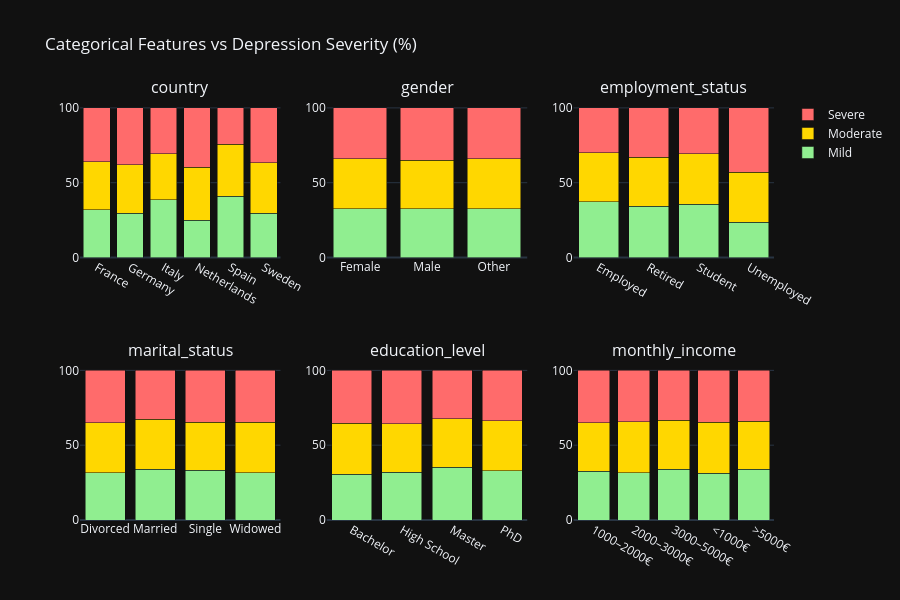

Notebook code for this chart:
### Code cell
import plotly.express as px

# Visualize top categorical features vs depression severity
cat_cols_to_plot = [col for col in categorical_cols if col not in ['id', 'depression_severity']][:6]

fig = make_subplots(rows=2, cols=3,
    subplot_titles=cat_cols_to_plot)

severity_colors = {'Mild': '#90EE90', 'Moderate': '#FFD700', 'Severe': '#FF6B6B'}
severity_order = ['Mild', 'Moderate', 'Severe']

for idx, col in enumerate(cat_cols_to_plot):
    row, col_pos = divmod(idx, 3)
    cross = pd.crosstab(df[col], df['depression_severity'], normalize='index') * 100
    for sev in severity_order:
        if sev in cross.columns:
            fig.add_trace(go.Bar(
                name=sev,
                x=cross.index.astype(str),
                y=cross[sev],
                marker_color=severity_colors[sev],
                showlegend=(idx == 0),
                hovertemplate=f'%{{x}}<br>{sev}: %{{y:.1f}}%<extra></extra>'
            ), row=row+1, col=col_pos+1)

fig.update_layout(
    barmode='stack',
    title='Categorical Features vs Depression Severity (%)',
    height=600,
    template=DARK_TEMPLATE
)
fig.show()

### Figure 1 — Plotly figure (JSON) as saved in the notebook; plotly's stock layout.template omitted (floating-point values rounded to 4 significant figures)
{"data": [{"hovertemplate": "%{x}<br>Mild: %{y:.1f}%<extra></extra>", "marker": {"color": "#90EE90"}, "name": "Mild", "showlegend": true, "type": "bar", "x": ["France", "Germany", "Italy", "Netherlands", "Spain", "Sweden"], "xaxis": "x", "y": [32.04, 29.41, 38.45, 24.82, 40.94, 29.68], "yaxis": "y"}, {"hovertemplate": "%{x}<br>Moderate: %{y:.1f}%<extra></extra>", "marker": {"color": "#FFD700"}, "name": "Moderate", "showlegend": true, "type": "bar", "x": ["France", "Germany", "Italy", "Netherlands", "Spain", "Sweden"], "xaxis": "x", "y": [31.8, 32.41, 30.84, 35.39, 34.63, 33.62], "yaxis": "y"}, {"hovertemplate": "%{x}<br>Severe: %{y:.1f}%<extra></extra>", "marker": {"color": "#FF6B6B"}, "name": "Severe", "showlegend": true, "type": "bar", "x": ["France", "Germany", "Italy", "Netherlands", "Spain", "Sweden"], "xaxis": "x", "y": [36.15, 38.18, 30.71, 39.79, 24.43, 36.7], "yaxis": "y"}, {"hovertemplate": "%{x}<br>Mild: %{y:.1f}%<extra></extra>", "marker": {"color": "#90EE90"}, "name": "Mild", "showlegend": false, "type": "bar", "x": ["Female", "Male", "Other"], "xaxis": "x2", "y": [32.53, 32.72, 32.54], "yaxis": "y2"}, {"hovertemplate": "%{x}<br>Moderate: %{y:.1f}%<extra></extra>", "marker": {"color": "#FFD700"}, "name": "Moderate", "showlegend": false, "type": "bar", "x": ["Female", "Male", "Other"], "xaxis": "x2", "y": [33.52, 32.43, 33.49], "yaxis": "y2"}, {"hovertemplate": "%{x}<br>Severe: %{y:.1f}%<extra></extra>", "marker": {"color": "#FF6B6B"}, "name": "Severe", "showlegend": false, "type": "bar", "x": ["Female", "Male", "Other"], "xaxis": "x2", "y": [33.95, 34.85, 33.97], "yaxis": "y2"}, {"hovertemplate": "%{x}<br>Mild: %{y:.1f}%<extra></extra>", "marker": {"color": "#90EE90"}, "name": "Mild", "showlegend": false, "type": "bar", "x": ["Employed", "Retired", "Student", "Unemployed"], "xaxis": "x3", "y": [37.22, 34.39, 35.46, 23.69], "yaxis": "y3"}, {"hovertemplate": "%{x}<br>Moderate: %{y:.1f}%<extra></extra>", "marker": {"color": "#FFD700"}, "name": "Moderate", "showlegend": false, "type": "bar", "x": ["Employed", "Retired", "Student", "Unemployed"], "xaxis": "x3", "y": [32.7, 32.57, 34.0, 33.28], "yaxis": "y3"}, {"hovertemplate": "%{x}<br>Severe: %{y:.1f}%<extra></extra>", "marker": {"color": "#FF6B6B"}, "name": "Severe", "showlegend": false, "type": "bar", "x": ["Employed", "Retired", "Student", "Unemployed"], "xaxis": "x3", "y": [30.07, 33.04, 30.54, 43.02], "yaxis": "y3"}, {"hovertemplate": "%{x}<br>Mild: %{y:.1f}%<extra></extra>", "marker": {"color": "#90EE90"}, "name": "Mild", "showlegend": false, "type": "bar", "x": ["Divorced", "Married", "Single", "Widowed"], "xaxis": "x4", "y": [31.58, 33.98, 33.14, 31.73], "yaxis": "y4"}, {"hovertemplate": "%{x}<br>Moderate: %{y:.1f}%<extra></extra>", "marker": {"color": "#FFD700"}, "name": "Moderate", "showlegend": false, "type": "bar", "x": ["Divorced", "Married", "Single", "Widowed"], "xaxis": "x4", "y": [33.28, 33.33, 32.33, 33.59], "yaxis": "y4"}, {"hovertemplate": "%{x}<br>Severe: %{y:.1f}%<extra></extra>", "marker": {"color": "#FF6B6B"}, "name": "Severe", "showlegend": false, "type": "bar", "x": ["Divorced", "Married", "Single", "Widowed"], "xaxis": "x4", "y": [35.14, 32.69, 34.52, 34.67], "yaxis": "y4"}, {"hovertemplate": "%{x}<br>Mild: %{y:.1f}%<extra></extra>", "marker": {"color": "#90EE90"}, "name": "Mild", "showlegend": false, "type": "bar", "x": ["Bachelor", "High School", "Master", "PhD"], "xaxis": "x5", "y": [30.55, 31.77, 35.21, 32.96], "yaxis": "y5"}, {"hovertemplate": "%{x}<br>Moderate: %{y:.1f}%<extra></extra>", "marker": {"color": "#FFD700"}, "name": "Moderate", "showlegend": false, "type": "bar", "x": ["Bachelor", "High School", "Master", "PhD"], "xaxis": "x5", "y": [34.19, 32.59, 32.56, 33.28], "yaxis": "y5"}, {"hovertemplate": "%{x}<br>Severe: %{y:.1f}%<extra></extra>", "marker": {"color": "#FF6B6B"}, "name": "Severe", "showlegend": false, "type": "bar", "x": ["Bachelor", "High School", "Master", "PhD"], "xaxis": "x5", "y": [35.26, 35.63, 32.23, 33.77], "yaxis": "y5"}, {"hovertemplate": "%{x}<br>Mild: %{y:.1f}%<extra></extra>", "marker": {"color": "#90EE90"}, "name": "Mild", "showlegend": false, "type": "bar", "x": ["1000–2000€", "2000–3000€", "3000–5000€", "<1000€", ">5000€"], "xaxis": "x6", "y": [32.53, 31.48, 33.78, 31.34, 34.02], "yaxis": "y6"}, {"hovertemplate": "%{x}<br>Moderate: %{y:.1f}%<extra></extra>", "marker": {"color": "#FFD700"}, "name": "Moderate", "showlegend": false, "type": "bar", "x": ["1000–2000€", "2000–3000€", "3000–5000€", "<1000€", ">5000€"], "xaxis": "x6", "y": [32.33, 34.21, 32.96, 34.05, 32.07], "yaxis": "y6"}, {"hovertemplate": "%{x}<br>Severe: %{y:.1f}%<extra></extra>", "marker": {"color": "#FF6B6B"}, "name": "Severe", "showlegend": false, "type": "bar", "x": ["1000–2000€", "2000–3000€", "3000–5000€", "<1000€", ">5000€"], "xaxis": "x6", "y": [35.15, 34.31, 33.26, 34.61, 33.91], "yaxis": "y6"}], "layout": {"annotations": [{"font": {"size": 16}, "showarrow": false, "text": "country", "x": 0.1444, "xanchor": "center", "xref": "paper", "y": 1, "yanchor": "bottom", "yref": "paper"}, {"font": {"size": 16}, "showarrow": false, "text": "gender", "x": 0.5, "xanchor": "center", "xref": "paper", "y": 1, "yanchor": "bottom", "yref": "paper"}, {"font": {"size": 16}, "showarrow": false, "text": "employment_status", "x": 0.8556, "xanchor": "center", "xref": "paper", "y": 1, "yanchor": "bottom", "yref": "paper"}, {"font": {"size": 16}, "showarrow": false, "text": "marital_status", "x": 0.1444, "xanchor": "center", "xref": "paper", "y": 0.375, "yanchor": "bottom", "yref": "paper"}, {"font": {"size": 16}, "showarrow": false, "text": "education_level", "x": 0.5, "xanchor": "center", "xref": "paper", "y": 0.375, "yanchor": "bottom", "yref": "paper"}, {"font": {"size": 16}, "showarrow": false, "text": "monthly_income", "x": 0.8556, "xanchor": "center", "xref": "paper", "y": 0.375, "yanchor": "bottom", "yref": "paper"}], "barmode": "stack", "height": 600, "title": {"text": "Categorical Features vs Depression Severity (%)"}, "xaxis": {"anchor": "y", "domain": [0, 0.2889]}, "xaxis2": {"anchor": "y2", "domain": [0.3556, 0.6444]}, "xaxis3": {"anchor": "y3", "domain": [0.7111, 1]}, "xaxis4": {"anchor": "y4", "domain": [0, 0.2889]}, "xaxis5": {"anchor": "y5", "domain": [0.3556, 0.6444]}, "xaxis6": {"anchor": "y6", "domain": [0.7111, 1]}, "yaxis": {"anchor": "x", "domain": [0.625, 1]}, "yaxis2": {"anchor": "x2", "domain": [0.625, 1]}, "yaxis3": {"anchor": "x3", "domain": [0.625, 1]}, "yaxis4": {"anchor": "x4", "domain": [0, 0.375]}, "yaxis5": {"anchor": "x5", "domain": [0, 0.375]}, "yaxis6": {"anchor": "x6", "domain": [0, 0.375]}}}
